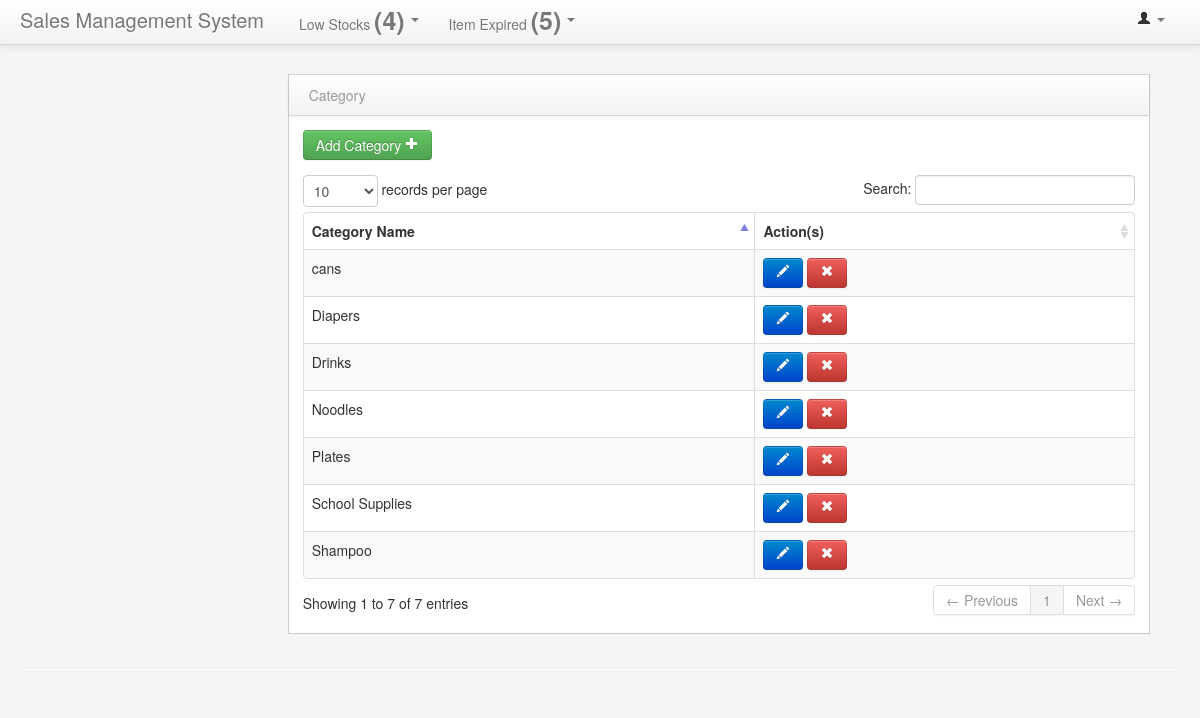
The app's page /category.php with its own data.
### tables this page shows
CREATE TABLE `category` (
  `id` int(11) NOT NULL,
  `category_name` varchar(30) NOT NULL
);

### category.php (the view, shortened to what this page needs)
<?php
include 'connection.php';
?>
<!DOCTYPE html>
<html class="no-js">
    <head>
        <link href="bootstrap/css/bootstrap.min.css" rel="stylesheet" media="screen">
        <link href="bootstrap/css/bootstrap-responsive.min.css" rel="stylesheet" media="screen">
        <link href="vendors/easypiechart/jquery.easy-pie-chart.css" rel="stylesheet" media="screen">
        <link href="assets/styles.css" rel="stylesheet" media="screen">
        <link href="assets/DT_bootstrap.css" rel="stylesheet" media="screen">
    </head>
    <body>
    <?php
        include 'header.php';
        ?>
        <div class="container-fluid">
            <div class="row-fluid">
                <div class="span3" id="sidebar">
                </div>
                 <div class="span9" id="content">
                     <div class="row-fluid">
                        <div class="block">
                            <div class="navbar navbar-inner block-header">
                                <div class="muted pull-left">Category</div>
                            </div>
                            <div class="block-content collapse in">
                                <div class="span12">
                                   <div class="table-toolbar">
                                         <button class="btn btn-success" data-toggle="modal" data-target="#addcategory">Add Category <i class="icon-plus icon-white"></i></button>
                                   </div>
                                    <table cellpadding="0" cellspacing="0" border="0" class="table table-striped table-bordered" id="example2">
                                        <thead>
                                            <tr>
                                                <th>Category Name</th>
                                                <th>Action(s)</th>
                                            </tr>
                                        </thead>
                                        <tbody>
                                            <?php
                                            $getcategory = $dbConn->query("SELECT * FROM category");
                                            while ($discategory = $getcategory->fetch(PDO::FETCH_ASSOC))
                                            {
                                             ?>
                                            <tr>
                                                <td><?php echo $discategory['category_name']?></td>
                                                <td><a class="btn btn-primary" href="editcategory.php?id=<?php echo $discategory['id'];?>"><i class="icon-pencil icon-white"></i></a> <a class="btn btn-danger" data-toggle="modal" href="#del<?php echo $discategory['id']; ?>"><i class="icon-remove icon-white"></i></a></td>
                                            </tr>
                                            <?php } ?>
                                        </tbody>
                                    </table>
                                </div>
                            </div>
                        </div>
                    </div>
                </div>
            </div>
            <hr>
        </div>
    </body>
</html>

### assets/styles.css (style rules this page uses)
body { padding-top: 0; padding-bottom: 40px; background-color: #f5f5f5; }
@media (min-width: 979px) { body { padding-top: 60px; } }
#content { margin-left:0px; }
.block { border: 1px solid #ccc; background: white; margin: 1em 0em; border-top: none; }
.block-content { margin: 1em; min-height: .25em; }
.block-header { margin-bottom: 0px; border-right: none; border-left: none; -webkit-border-radius: 0px; -moz-border-radius: 0px; border-radius: 0px; }
.block-header div { padding-top: 10px; }

### records on screen
category: category_name "cans"
category: category_name "Drinks"
category: category_name "Diapers"
category: category_name "School Supplies"
category: category_name "Shampoo"
category: category_name "Plates"
category: category_name "Noodles"

### other values on screen
$count->rowCount() "4"
$count1->rowCount() "5"
